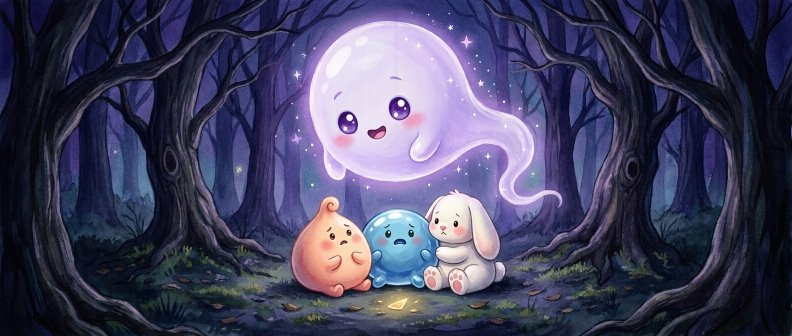
#> input picture book/book2_final_spreads/spread_11.png, 1584 x 672 px (shown at 1/2 size)
$ python -i s11_ghost_goo_fix.py   (imports and definitions only)
#> lines starting #> are read from the running program, lines starting #| are printed output that depends on the picture
#> further down, picture is the input picture: PIL image 1584x672 RGB; mean R, G, B 68.6, 67.7, 96.1
"""S11 (pages 24-25, Moonlit grove) targeted fix -- TWO changes, everything else
identical (our no-drift rule):
  1) The floating ghost drifted to a warm-gold simplified puff; redraw it to
     match the ORIGINAL Glow Ghost Puff (card 043) -- cool white/lavender glow,
     BIG sparkly friendly eyes, pink blush, gentle smile, little nub arms, wispy
     tail -- in the book's soft watercolour style. Reference = the v1 book ghost
     (cropped from the original spread, already on-style + on-card).
  2) The blue Goo Ball has too many hands/arms; give it exactly TWO small nub
     arms (+ its little peg feet), still gently holding the tiny shard.

Base = current pick full_s11_1.png. 3 candidates + seam-marked compare sheet.
Usage: python s11_ghost_goo_fix.py
"""
import httpx
_o = httpx.Client.__init__; _oa = httpx.AsyncClient.__init__
httpx.Client.__init__ = lambda s, *a, **kw: (kw.update(verify=False), _o(s, *a, **kw))[1]
httpx.AsyncClient.__init__ = lambda s, *a, **kw: (kw.update(verify=False), _oa(s, *a, **kw))[1]
from pathlib import Path
import PIL.Image
from PIL import ImageDraw, ImageFont
from google import genai
from google.genai import types

# [1 line not run here, left out]
# [1 line that did not run here, left out]
REG = Path(r"C:\Users\chris\Squishy-smash\_tmp_spine_regen")
BACKUP = Path(r"C:\Users\chris\Squishy-smash\book2_final_spreads_print\_orig_centered_backup\spread_11.png")
N = 3

# --- crop the v1 ghost as the style/identity reference -----------------------
# [1 line that did not run here, left out]
# [1 line that did not run here, left out]
# [3 lines not run here, left out]

PROMPT = (
    "IMAGE 1 is a finished soft painterly children's picture-book spread (watercolor and "
    "gouache): a dark Moonlit-Hollow grove at night, a glowing ghost floating in the upper "
    "left, and three friends on the right -- peach Soft Dumpling, blue Goo Ball, white "
    "floppy-eared Blushy Bun.\n\n"
    "REPRODUCE IMAGE 1 EXACTLY -- the same grove, trees, mushrooms, moss, stars, sky, "
    "lighting, brushwork, the same Soft Dumpling and Blushy Bun (faces, poses, positions) and "
    "the same two-page layout with the calm open center kept open. Make ONLY the two changes "
    "below.\n\n"
    "IMAGE 2 is the reference for the ghost's correct look (use it ONLY for the ghost).\n\n"
    "CHANGE 1 -- THE GHOST: it currently glows WARM GOLD with a tiny simple face. Redraw the "
    "floating ghost to match IMAGE 2: a soft COOL WHITE-AND-LAVENDER glowing ghost with BIG "
    "round sparkly friendly eyes, pink cheek blush, a gentle happy smile, two little nub arms "
    "and a soft wispy tail -- the same cute ghost, in the book's soft watercolour style, "
    "glowing gentle moonlit white-lavender (NOT warm gold). Keep it in the SAME position and "
    "size in the upper left.\n\n"
    "CHANGE 2 -- THE GOO BALL: the little blue Goo Ball currently has too many small "
    "hands/arms bunched together, which looks wrong. Give it exactly TWO small nub arms (one on "
    "each side) plus its two little peg feet, and remove any extra hands or nubs. It may still "
    "gently hold the tiny shard with one nub hand. Keep the Goo Ball the same size, round blue "
    "shape, small BLACK dot eyes and gentle smile, in the same spot.\n\n"
    "Do not change anything else. No text, no words, no letters, no border."
)
CFG = types.GenerateContentConfig(image_config=types.ImageConfig(aspect_ratio="21:9"))
BLEED = 37; PW = 2625; PH = 2625; INNER = PW - BLEED; GUTTER = 75


def open_book_seam(img):
    img = img.convert("RGB")
    new_w = int(img.width * PH / img.height)
    s = img.resize((new_w, PH), PIL.Image.LANCZOS)
    sx = new_w // 2
    v = s.crop((sx - INNER, 0, sx + BLEED, PH)).crop((BLEED, BLEED, PW - BLEED, PH - BLEED))
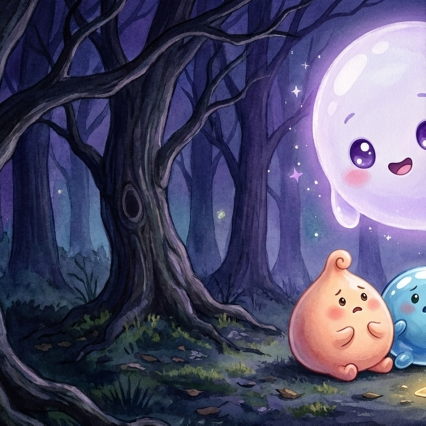
#> v: PIL image 2551x2551 RGB (shown at 1/6 size); mean R, G, B 78.3, 76.4, 105.4
    r = s.crop((sx - BLEED, 0, sx + INNER, PH)).crop((BLEED, BLEED, PW - BLEED, PH - BLEED))
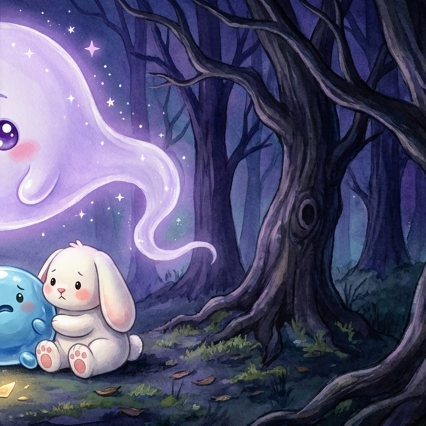
#> r: PIL image 2551x2551 RGB (shown at 1/6 size); mean R, G, B 83.3, 81.9, 114.9
    c = PIL.Image.new("RGB", (v.width + r.width, v.height))
#> c: PIL image 5102x2551 RGB; every value is 0
    c.paste(v, (0, 0)); c.paste(r, (v.width, 0))
#> after `c.paste(v, (0, 0))`:
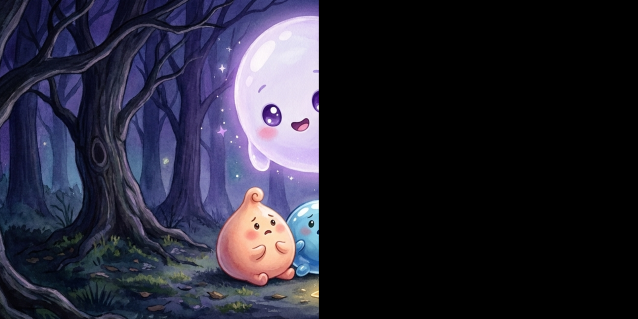
#> c: PIL image 5102x2551 RGB (shown at 1/8 size); mean R, G, B 39.2, 38.2, 52.7
#> after `c.paste(r, (v.width, 0))`:
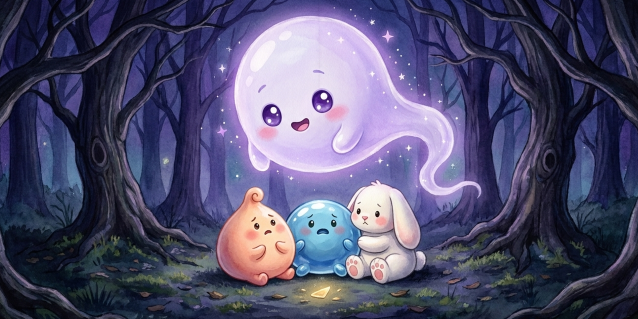
#> c: PIL image 5102x2551 RGB (shown at 1/8 size); mean R, G, B 80.8, 79.1, 110.2
    d = ImageDraw.Draw(c, "RGBA")
    d.rectangle((v.width - GUTTER, 0, v.width + GUTTER, c.height), fill=(255, 60, 60, 70))
    d.line((v.width, 0, v.width, c.height), fill=(255, 30, 30), width=4)
    return c


# [7 lines left out: function gen, not called in this run]


try:
    F = ImageFont.truetype(r"C:\Windows\Fonts\arialbd.ttf", 26)
except Exception:
    F = ImageFont.load_default()

# [1 line that did not run here, left out]
# [12 lines not run here, left out]

W2 = 1200
cells = []
# [7 lines not run here, left out]
out = PIL.Image.new("RGB", (W2, sum(c.height for c in cells) + 10 * max(1, len(cells) - 1)), (0, 0, 0))
y = 0
# [5 lines not run here, left out]

>>> from PIL import Image
>>> picture = Image.open('../../book2_final_spreads/spread_11.png')
>>> result = open_book_seam(picture)
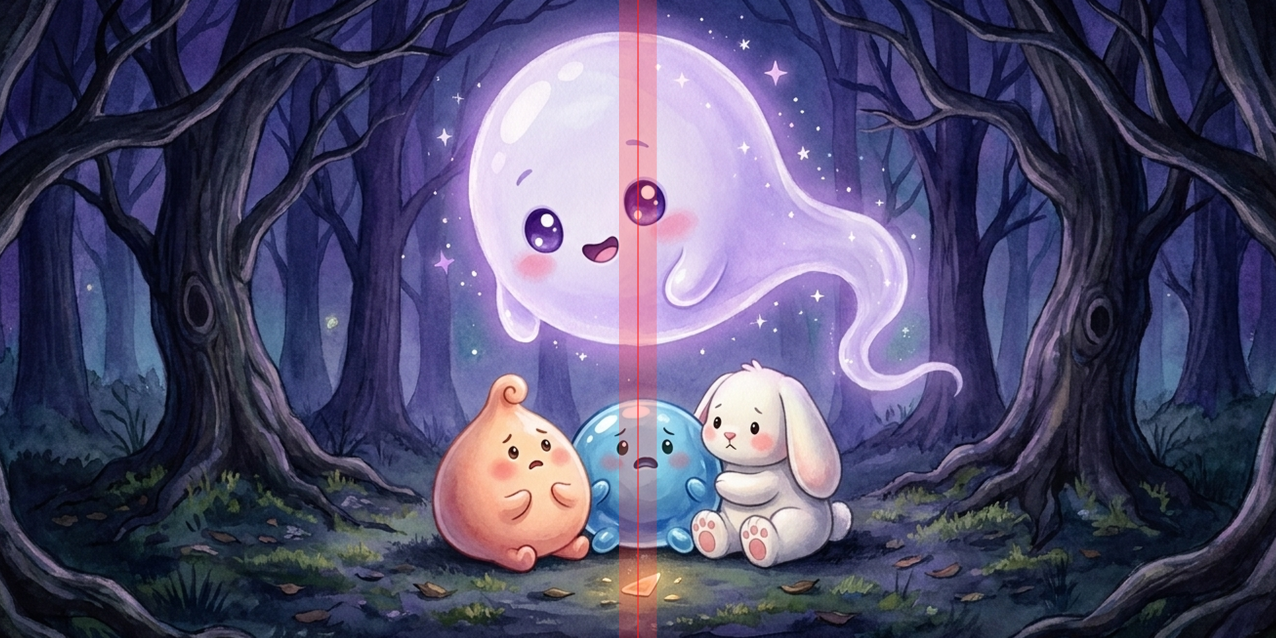
#> result: PIL image 5102x2551 RGB (shown at 1/4 size); mean R, G, B 81.6, 78.2, 108.9

$ run again, on book/book2_final_spreads/spread_01.png
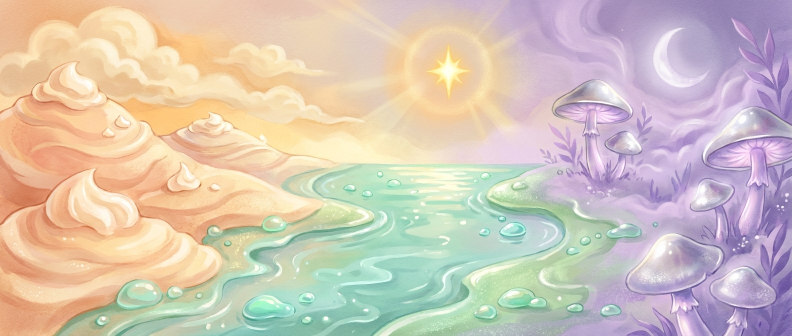
#> input picture book/book2_final_spreads/spread_01.png, 1584 x 672 px (shown at 1/2 size)
#> picture is the input picture: PIL image 1584x672 RGB; mean R, G, B 211.1, 197, 184
#> in open_book_seam, `c.paste(v, (0, 0))`:
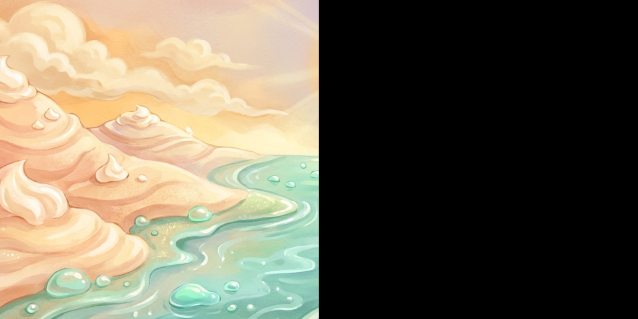
#> c: PIL image 5102x2551 RGB (shown at 1/8 size); mean R, G, B 112.6, 105.6, 87.6
#> `result = open_book_seam(picture)`:
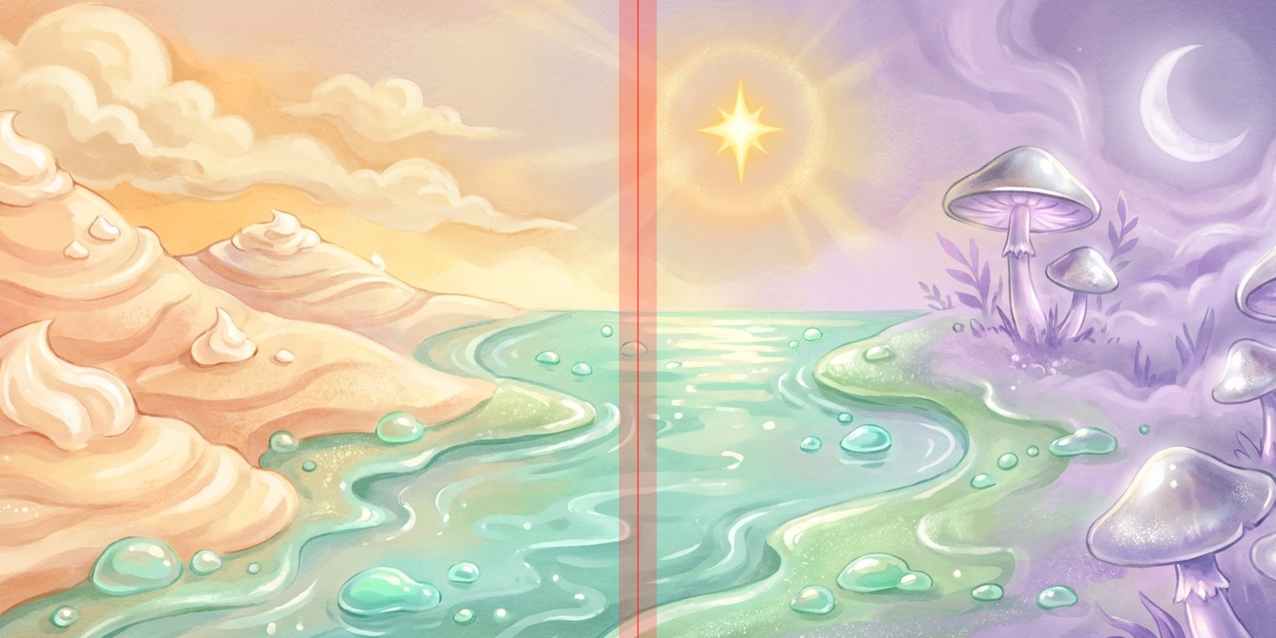
#> result: PIL image 5102x2551 RGB (shown at 1/4 size); mean R, G, B 213.6, 202.4, 186

$ run again, on book/book2_final_spreads/spread_02.png
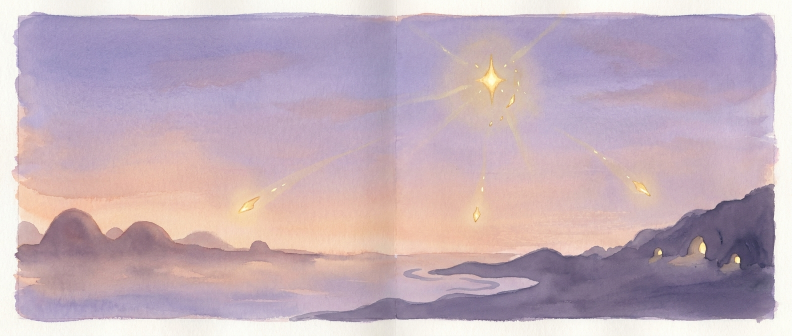
#> input picture book/book2_final_spreads/spread_02.png, 1584 x 672 px (shown at 1/2 size)
#> picture is the input picture: PIL image 1584x672 RGB; mean R, G, B 195.4, 174.5, 185.4
#> in open_book_seam, `c.paste(v, (0, 0))`:
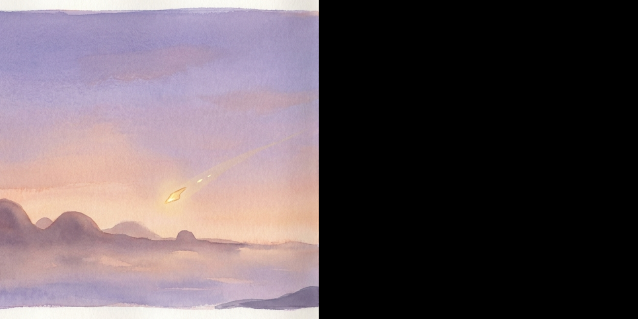
#> c: PIL image 5102x2551 RGB (shown at 1/8 size); mean R, G, B 98.8, 86.6, 91.9
#> `result = open_book_seam(picture)`:
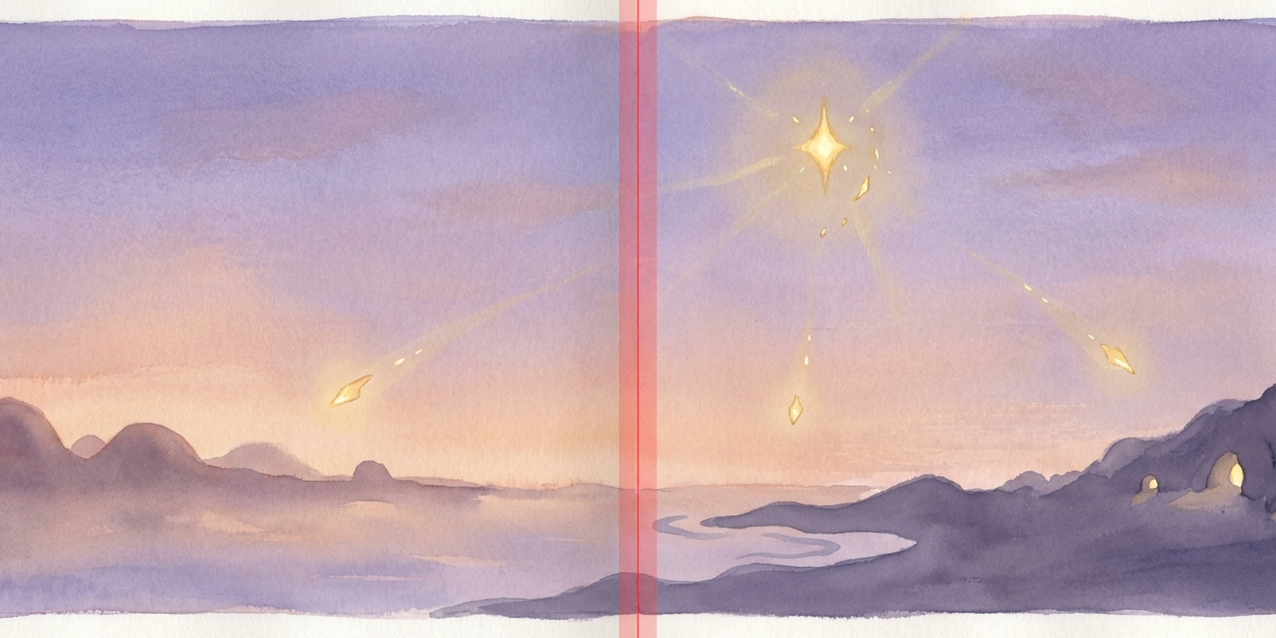
#> result: PIL image 5102x2551 RGB (shown at 1/4 size); mean R, G, B 193.9, 169.6, 180.7
